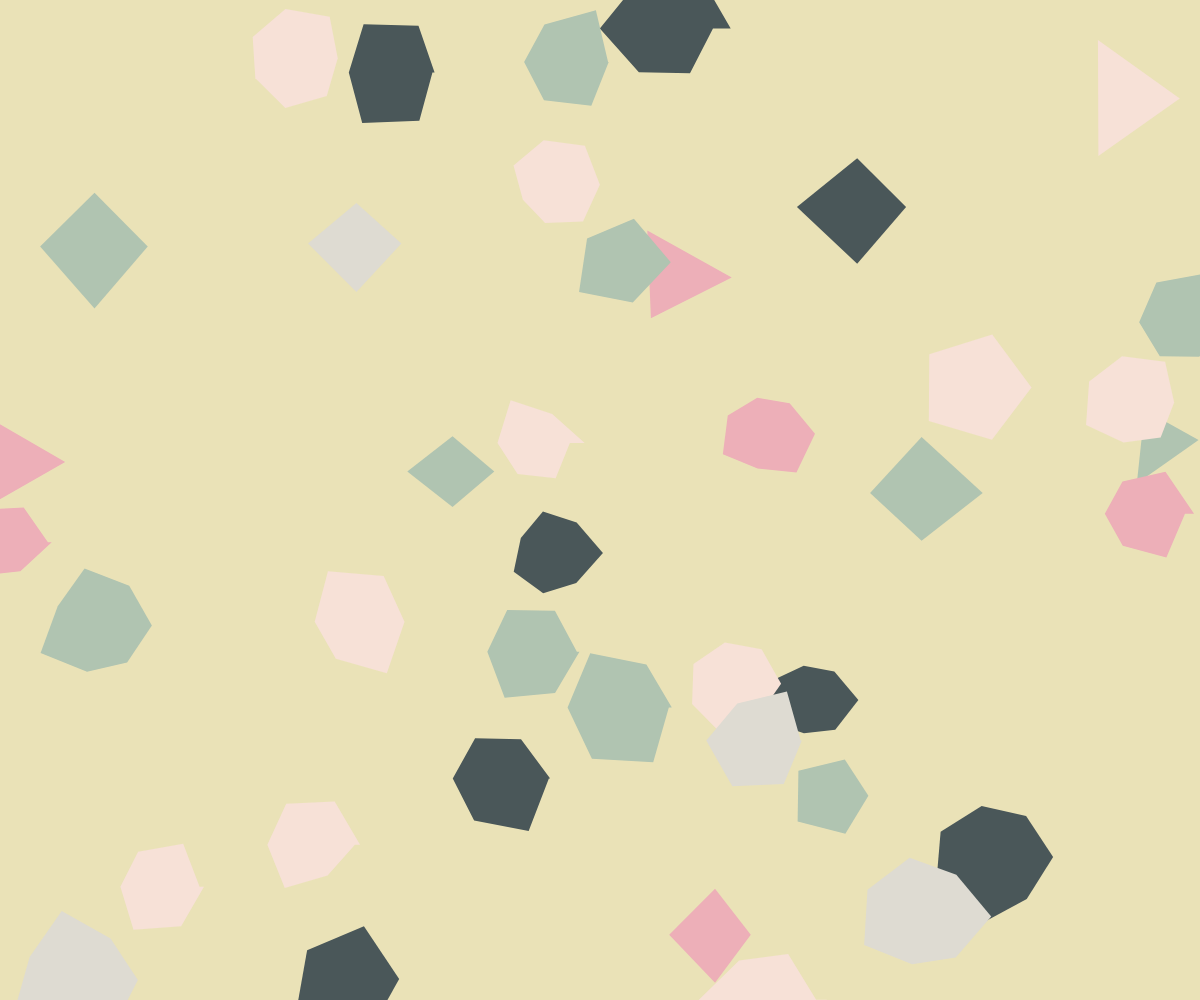
Frame 1 (no input)
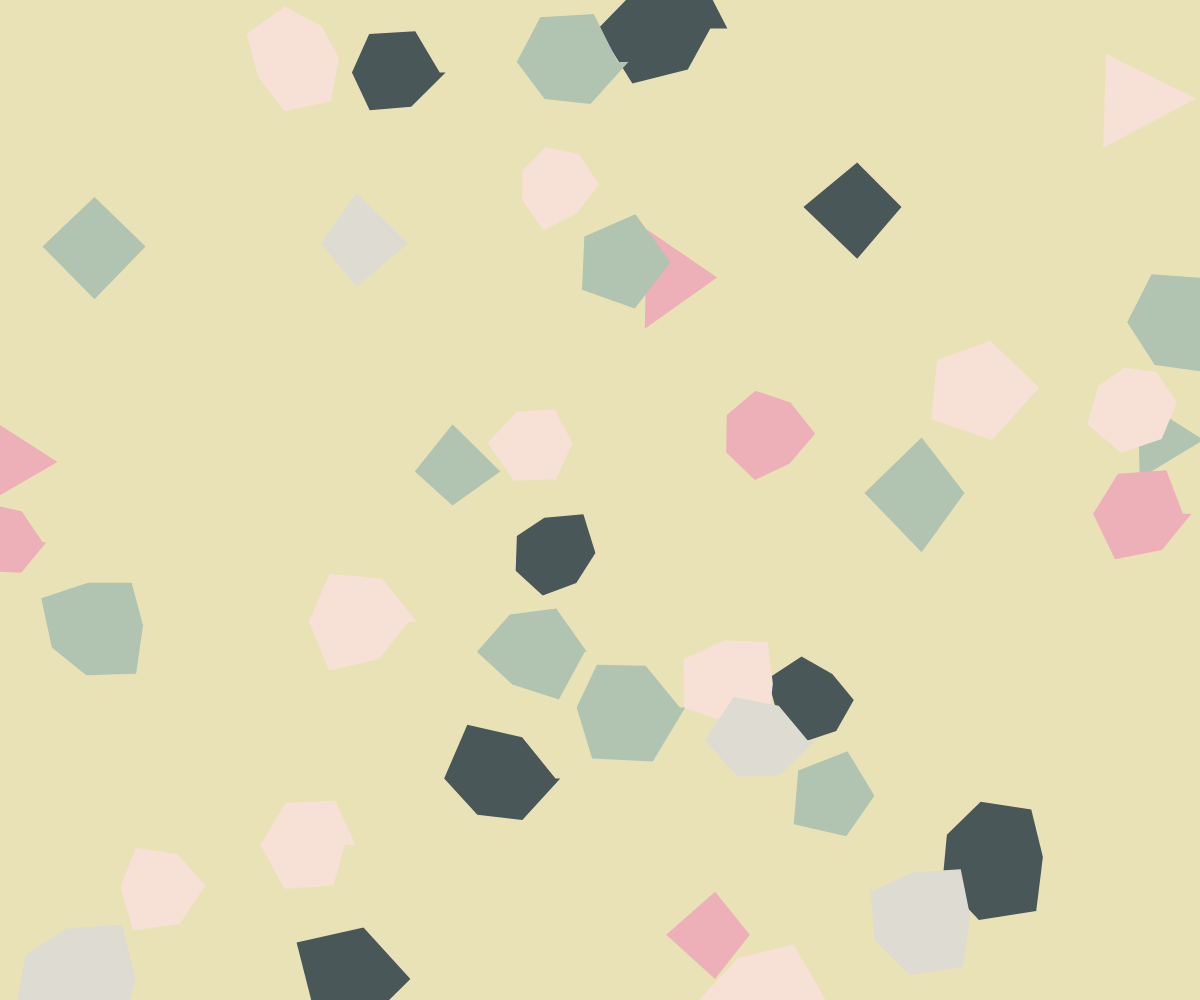
Frame 60 (no input)
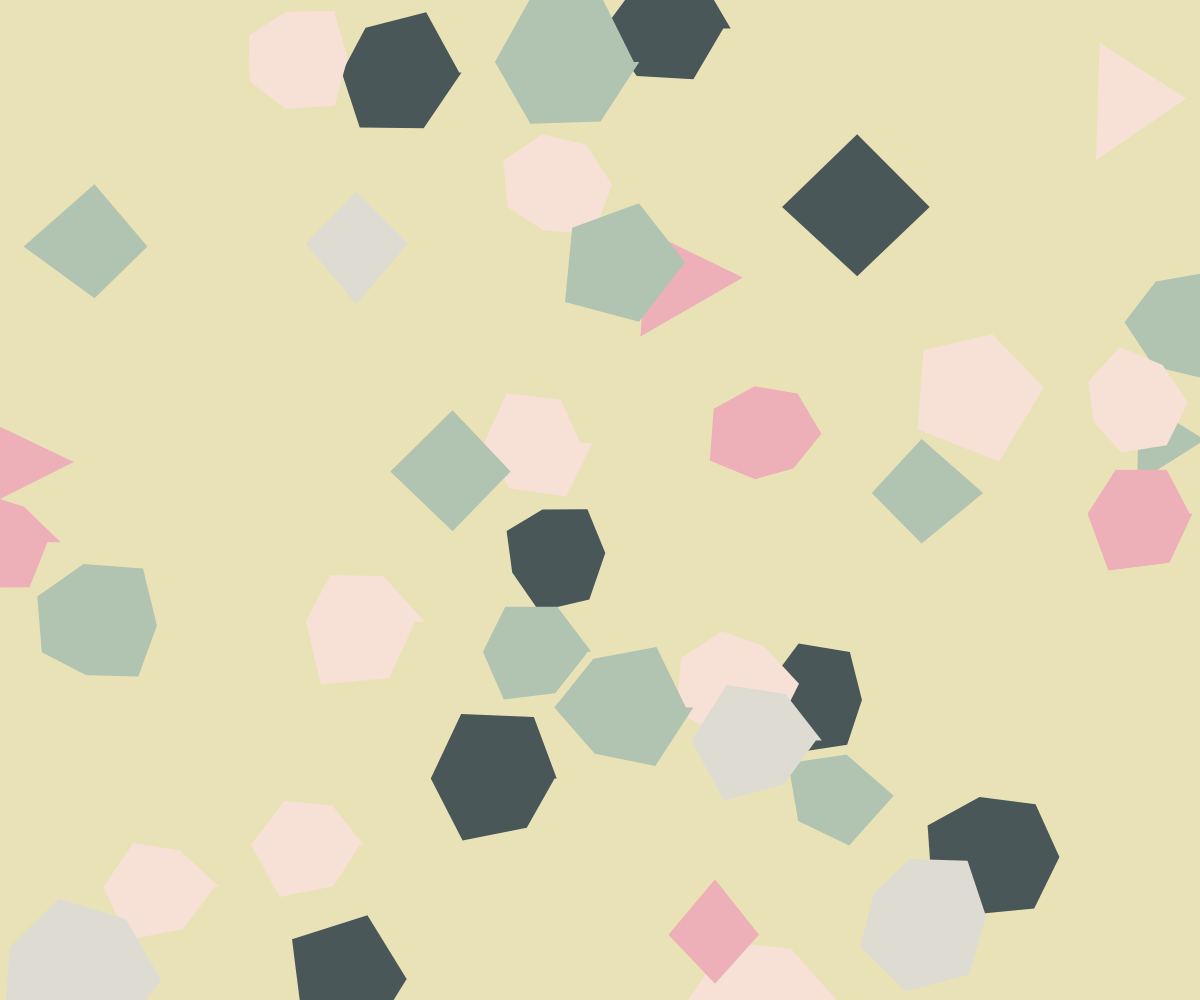
Frame 120 (the mouse pressed at the canvas centre since frame 60)

The p5.js sketch that drew these frames (run headless with seeded random() and noise() and a simulated clock; from frame 60 on, the mouse is pressed at the canvas centre):

// p5.js sketch
// ── sketch.js
let polygons = [];
let colors = ['#edafb8', '#f7e1d7', '#dedbd2', '#b0c4b1', '#4a5759']; // 指定的顏色範圍

function setup() {
  createCanvas(windowWidth, windowHeight);
  background('#eae2b7');

  // 產生40個多邊形的資料
  for (let i = 0; i < 40; i++) {
    let polygon = {
      x: random(width),
      y: random(height),
      size: random(30, 50),
      sides: floor(random(3, 8)), // 隨機邊數，3到7邊
      color: color(random(colors)) // 隨機選擇顏色
    };
    polygons.push(polygon);
  }
}

function draw() {
  background('#eae2b7');

  // 根據滑鼠位置調整多邊形的大小
  let sizeOffset = map(mouseX, 0, width, 10, 30);

  // 繪製多邊形
  for (let polygon of polygons) {
    fill(polygon.color);
    noStroke();
    drawPolygon(polygon.x, polygon.y, polygon.size + sizeOffset, polygon.sides);
  }
}

function drawPolygon(x, y, radius, sides) {
  beginShape();
  for (let i = 0; i < TWO_PI; i += TWO_PI / sides) {
    let randomRadius = radius * random(0.8, 1.2); // 隨機調整每個頂點的半徑
    let px = x + cos(i) * randomRadius;
    let py = y + sin(i) * randomRadius;
    vertex(px, py);
  }
  endShape(CLOSE);
}

function windowResized() {
  resizeCanvas(windowWidth, windowHeight);
}

// ── style.css
/*css主要設定網頁的格式設定
  這裡設定了html和body的邊距和內邊距為0，並將canvas設置為塊級元素
  這樣可以確保canvas元素在頁面上正確顯示
*/
html, body {
  margin: 0;
  padding: 0;
}

canvas {
  display: block;
  position: absolute;
  top: 0;
  left: 0;
  z-index: 1; /* 動畫在最底層 */
}

.menu {
  background-color: #ffe5d9; /* 區塊背景顏色 */
  padding: 10px;
  border-radius: 8px; /* 圓角 */
  position: absolute;
  top: 10px;
  right: -300px; /* 初始位置隱藏在畫面外 */
  z-index: 3; /* 選單在最上層 */
  transition: right 0.5s ease; /* 滑入滑出效果 */
}

.menu.show {
  right: 10px; /* 滑入畫面 */
}

.menu ul {
  list-style: none;
  margin: 0;
  padding: 0;
  display: flex; /* 將主選單項目顯示在同一行 */
}

.menu ul li {
  position: relative; /* 為子選單定位 */
  margin: 0 10px; /* 主選單項目之間的間距 */
}

.menu ul li a {
  text-decoration: none;
  color: #000; /* 主選單文字顏色 */
  font-weight: bold;
}

.menu ul .submenu {
  display: none; /* 預設隱藏子選單 */
  position: absolute;
  top: 100%; /* 子選單顯示在主選單下方 */
  left: 0;
  background-color: #ffe5d9; /* 子選單背景顏色 */
  padding: 10px;
  border-radius: 8px;
  list-style: none;
}

.menu ul li:hover .submenu {
  display: block; /* 滑鼠懸停時顯示子選單 */
}

.menu ul .submenu li {
  margin: 5px 0; /* 子選單項目之間的間距 */
}

.menu ul .submenu li a {
  font-weight: normal; /* 子選單文字樣式 */
  color: #000;
}

#contentFrame {
  position: absolute;
  top: 10%;
  left: 10%;
  width: 80%;
  height: 80%;
  background-color: rgba(255, 255, 255, 0.2); /* 背景透明度 0.2 */
  border: none;
  z-index: 2; /* iframe 在中間層 */
}
